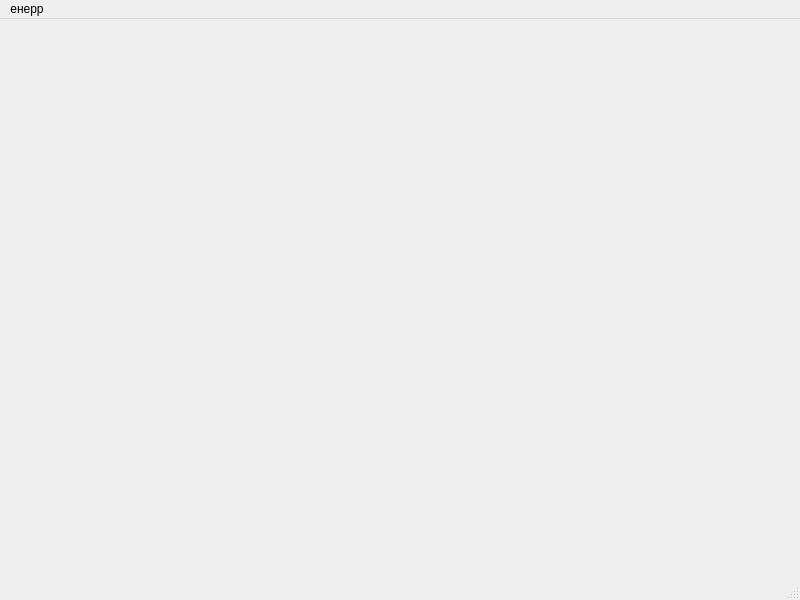
<?xml version="1.0" encoding="UTF-8"?>
<ui version="4.0">
 <class>MainWindow</class>
 <widget class="QMainWindow" name="MainWindow">
  <property name="geometry">
   <rect>
    <x>0</x>
    <y>0</y>
    <width>800</width>
    <height>600</height>
   </rect>
  </property>
  <property name="windowTitle">
   <string>MainWindow</string>
  </property>
  <widget class="QWidget" name="centralwidget"/>
  <widget class="QMenuBar" name="menubar">
   <property name="geometry">
    <rect>
     <x>0</x>
     <y>0</y>
     <width>800</width>
     <height>25</height>
    </rect>
   </property>
   <widget class="QMenu" name="menu">
    <property name="title">
     <string>енерр</string>
    </property>
   </widget>
   <addaction name="menu"/>
  </widget>
  <widget class="QStatusBar" name="statusbar"/>
 </widget>
 <resources/>
 <connections/>
</ui>
